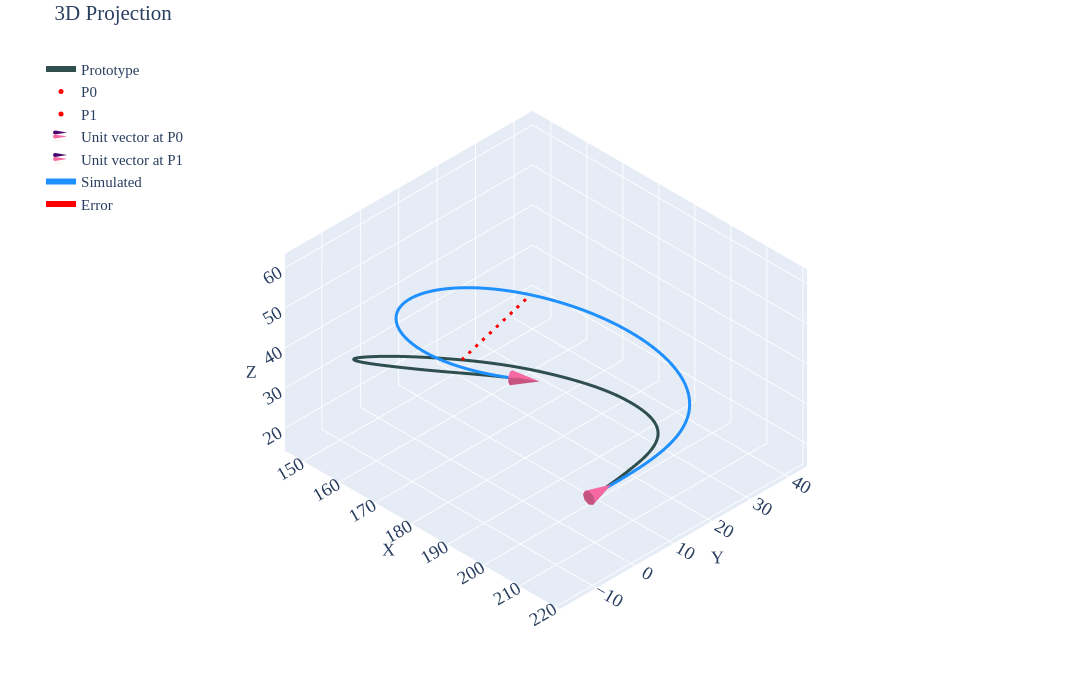

Notebook code for this chart:
### Code cell
#| label: p2c2

gravity_looper(psit=2,case=2,density=1.353e-6,pfix='density-sens\\density-110-1353\\')
